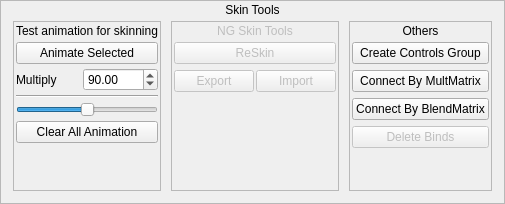
         <widget class="QFrame" name="frame_24">
          <property name="minimumSize">
           <size>
            <width>0</width>
            <height>0</height>
           </size>
          </property>
          <property name="frameShape">
           <enum>QFrame::StyledPanel</enum>
          </property>
          <property name="frameShadow">
           <enum>QFrame::Plain</enum>
          </property>
          <layout class="QVBoxLayout" name="verticalLayout_66">
           <property name="spacing">
            <number>4</number>
           </property>
           <property name="leftMargin">
            <number>2</number>
           </property>
           <property name="topMargin">
            <number>2</number>
           </property>
           <property name="rightMargin">
            <number>2</number>
           </property>
           <property name="bottomMargin">
            <number>2</number>
           </property>
           <item>
            <widget class="QLabel" name="skinTools_label">
             <property name="text">
              <string>Skin Tools</string>
             </property>
             <property name="alignment">
              <set>Qt::AlignCenter</set>
             </property>
             <property name="margin">
              <number>2</number>
             </property>
            </widget>
           </item>
           <item>
            <widget class="QFrame" name="skinTools_groupFrame">
             <property name="frameShape">
              <enum>QFrame::NoFrame</enum>
             </property>
             <property name="frameShadow">
              <enum>QFrame::Raised</enum>
             </property>
             <layout class="QVBoxLayout" name="verticalLayout_67">
              <property name="spacing">
               <number>4</number>
              </property>
              <property name="leftMargin">
               <number>0</number>
              </property>
              <property name="topMargin">
               <number>0</number>
              </property>
              <property name="rightMargin">
               <number>0</number>
              </property>
              <property name="bottomMargin">
               <number>0</number>
              </property>
              <item>
               <layout class="QHBoxLayout" name="horizontalLayout_42" stretch="1,1,1">
                <property name="spacing">
                 <number>10</number>
                </property>
                <property name="leftMargin">
                 <number>10</number>
                </property>
                <property name="rightMargin">
                 <number>10</number>
                </property>
                <property name="bottomMargin">
                 <number>10</number>
                </property>
                <item>
                 <widget class="QFrame" name="frame_13">
                  <property name="frameShape">
                   <enum>QFrame::StyledPanel</enum>
                  </property>
                  <property name="frameShadow">
                   <enum>QFrame::Plain</enum>
                  </property>
                  <layout class="QVBoxLayout" name="verticalLayout_45">
                   <property name="spacing">
                    <number>4</number>
                   </property>
                   <property name="leftMargin">
                    <number>2</number>
                   </property>
                   <property name="topMargin">
                    <number>2</number>
                   </property>
                   <property name="rightMargin">
                    <number>2</number>
                   </property>
                   <property name="bottomMargin">
                    <number>2</number>
                   </property>
                   <item>
                    <widget class="QLabel" name="commonOptions_label_2">
                     <property name="text">
                      <string>Test animation for skinning</string>
                     </property>
                     <property name="alignment">
                      <set>Qt::AlignCenter</set>
                     </property>
                    </widget>
                   </item>
                   <item>
                    <widget class="QPushButton" name="testAnimate_btn">
                     <property name="text">
                      <string>Animate Selected</string>
                     </property>
                    </widget>
                   </item>
                   <item>
                    <layout class="QHBoxLayout" name="horizontalLayout_33">
                     <property name="spacing">
                      <number>2</number>
                     </property>
                     <item>
                      <widget class="QLabel" name="label_26">
                       <property name="text">
                        <string>Multiply</string>
                       </property>
                      </widget>
                     </item>
                     <item>
                      <widget class="QDoubleSpinBox" name="mult_doubleSpinBox">
                       <property name="minimum">
                        <double>-1000.000000000000000</double>
                       </property>
                       <property name="maximum">
                        <double>1000.000000000000000</double>
                       </property>
                       <property name="value">
                        <double>90.000000000000000</double>
                       </property>
                      </widget>
                     </item>
                    </layout>
                   </item>
                   <item>
                    <widget class="Line" name="line_7">
                     <property name="orientation">
                      <enum>Qt::Horizontal</enum>
                     </property>
                    </widget>
                   </item>
                   <item>
                    <widget class="QSlider" name="mult_horizontalSlider">
                     <property name="maximum">
                      <number>180</number>
                     </property>
                     <property name="value">
                      <number>90</number>
                     </property>
                     <property name="orientation">
                      <enum>Qt::Horizontal</enum>
                     </property>
                     <property name="invertedAppearance">
                      <bool>false</bool>
                     </property>
                     <property name="invertedControls">
                      <bool>false</bool>
                     </property>
                    </widget>
                   </item>
                   <item>
                    <widget class="QPushButton" name="clearAnim_btn">
                     <property name="text">
                      <string>Clear All Animation</string>
                     </property>
                    </widget>
                   </item>
                   <item>
                    <spacer name="verticalSpacer_11">
                     <property name="orientation">
                      <enum>Qt::Vertical</enum>
                     </property>
                     <property name="sizeHint" stdset="0">
                      <size>
                       <width>20</width>
                       <height>40</height>
                      </size>
                     </property>
                    </spacer>
                   </item>
                  </layout>
                 </widget>
                </item>
                <item>
                 <layout class="QVBoxLayout" name="verticalLayout_68">
                  <item>
                   <widget class="QFrame" name="frame_14">
                    <property name="enabled">
                     <bool>false</bool>
                    </property>
                    <property name="frameShape">
                     <enum>QFrame::StyledPanel</enum>
                    </property>
                    <property name="frameShadow">
                     <enum>QFrame::Plain</enum>
                    </property>
                    <layout class="QVBoxLayout" name="verticalLayout_47">
                     <property name="spacing">
                      <number>4</number>
                     </property>
                     <property name="leftMargin">
                      <number>2</number>
                     </property>
                     <property name="topMargin">
                      <number>2</number>
                     </property>
                     <property name="rightMargin">
                      <number>2</number>
                     </property>
                     <property name="bottomMargin">
                      <number>2</number>
                     </property>
                     <item>
                      <widget class="QLabel" name="commonOptions_label_3">
                       <property name="text">
                        <string>NG Skin Tools</string>
                       </property>
                       <property name="alignment">
                        <set>Qt::AlignCenter</set>
                       </property>
                      </widget>
                     </item>
                     <item>
                      <widget class="QFrame" name="commonOptions_groupFrame_3">
                       <property name="frameShape">
                        <enum>QFrame::NoFrame</enum>
                       </property>
                       <property name="frameShadow">
                        <enum>QFrame::Raised</enum>
                       </property>
                       <layout class="QVBoxLayout" name="verticalLayout_48">
                        <property name="spacing">
                         <number>6</number>
                        </property>
                        <property name="leftMargin">
                         <number>0</number>
                        </property>
                        <property name="topMargin">
                         <number>0</number>
                        </property>
                        <property name="rightMargin">
                         <number>0</number>
                        </property>
                        <property name="bottomMargin">
                         <number>0</number>
                        </property>
                        <item>
                         <widget class="QPushButton" name="reskin_btn">
                          <property name="text">
                           <string>ReSkin</string>
                          </property>
                         </widget>
                        </item>
                        <item>
                         <layout class="QHBoxLayout" name="horizontalLayout_34">
                          <property name="spacing">
                           <number>2</number>
                          </property>
                          <item>
                           <widget class="QPushButton" name="export_btn">
                            <property name="text">
                             <string>Export</string>
                            </property>
                           </widget>
                          </item>
                          <item>
                           <widget class="QPushButton" name="import_btn">
                            <property name="text">
                             <string>Import</string>
                            </property>
                           </widget>
                          </item>
                         </layout>
                        </item>
                        <item>
                         <spacer name="verticalSpacer_10">
                          <property name="orientation">
                           <enum>Qt::Vertical</enum>
                          </property>
                          <property name="sizeHint" stdset="0">
                           <size>
                            <width>20</width>
                            <height>40</height>
                           </size>
                          </property>
                         </spacer>
                        </item>
                       </layout>
                      </widget>
                     </item>
                    </layout>
                   </widget>
                  </item>
                 </layout>
                </item>
                <item>
                 <widget class="QFrame" name="frame_27">
                  <property name="enabled">
                   <bool>true</bool>
                  </property>
                  <property name="frameShape">
                   <enum>QFrame::StyledPanel</enum>
                  </property>
                  <property name="frameShadow">
                   <enum>QFrame::Plain</enum>
                  </property>
                  <layout class="QVBoxLayout" name="verticalLayout_70">
                   <property name="spacing">
                    <number>4</number>
                   </property>
                   <property name="leftMargin">
                    <number>2</number>
                   </property>
                   <property name="topMargin">
                    <number>2</number>
                   </property>
                   <property name="rightMargin">
                    <number>2</number>
                   </property>
                   <property name="bottomMargin">
                    <number>2</number>
                   </property>
                   <item>
                    <widget class="QLabel" name="commonOptions_label_5">
                     <property name="text">
                      <string>Others</string>
                     </property>
                     <property name="alignment">
                      <set>Qt::AlignCenter</set>
                     </property>
                    </widget>
                   </item>
                   <item>
                    <widget class="QFrame" name="commonOptions_groupFrame_5">
                     <property name="frameShape">
                      <enum>QFrame::NoFrame</enum>
                     </property>
                     <property name="frameShadow">
                      <enum>QFrame::Raised</enum>
                     </property>
                     <layout class="QVBoxLayout" name="verticalLayout_71">
                      <property name="spacing">
                       <number>6</number>
                      </property>
                      <property name="leftMargin">
                       <number>0</number>
                      </property>
                      <property name="topMargin">
                       <number>0</number>
                      </property>
                      <property name="rightMargin">
                       <number>0</number>
                      </property>
                      <property name="bottomMargin">
                       <number>0</number>
                      </property>
                      <item>
                       <widget class="QPushButton" name="createControlGroup_btn">
                        <property name="enabled">
                         <bool>true</bool>
                        </property>
                        <property name="minimumSize">
                         <size>
                          <width>0</width>
                          <height>0</height>
                         </size>
                        </property>
                        <property name="text">
                         <string>Create Controls Group</string>
                        </property>
                       </widget>
                      </item>
                      <item>
                       <widget class="QPushButton" name="connectByMultMatrix_btn">
                        <property name="enabled">
                         <bool>true</bool>
                        </property>
                        <property name="minimumSize">
                         <size>
                          <width>0</width>
                          <height>0</height>
                         </size>
                        </property>
                        <property name="text">
                         <string>Connect By MultMatrix</string>
                        </property>
                       </widget>
                      </item>
                      <item>
                       <widget class="QPushButton" name="connectByBlendMatrix_btn">
                        <property name="enabled">
                         <bool>true</bool>
                        </property>
                        <property name="minimumSize">
                         <size>
                          <width>0</width>
                          <height>0</height>
                         </size>
                        </property>
                        <property name="text">
                         <string>Connect By BlendMatrix</string>
                        </property>
                       </widget>
                      </item>
                      <item>
                       <widget class="QPushButton" name="deleteBinds_btn_2">
                        <property name="enabled">
                         <bool>false</bool>
                        </property>
                        <property name="minimumSize">
                         <size>
                          <width>0</width>
                          <height>0</height>
                         </size>
                        </property>
                        <property name="text">
                         <string>Delete Binds</string>
                        </property>
                       </widget>
                      </item>
                      <item>
                       <spacer name="verticalSpacer_14">
                        <property name="orientation">
                         <enum>Qt::Vertical</enum>
                        </property>
                        <property name="sizeHint" stdset="0">
                         <size>
                          <width>20</width>
                          <height>40</height>
                         </size>
                        </property>
                       </spacer>
                      </item>
                     </layout>
                    </widget>
                   </item>
                  </layout>
                 </widget>
                </item>
               </layout>
              </item>
             </layout>
            </widget>
           </item>
          </layout>
         </widget>
